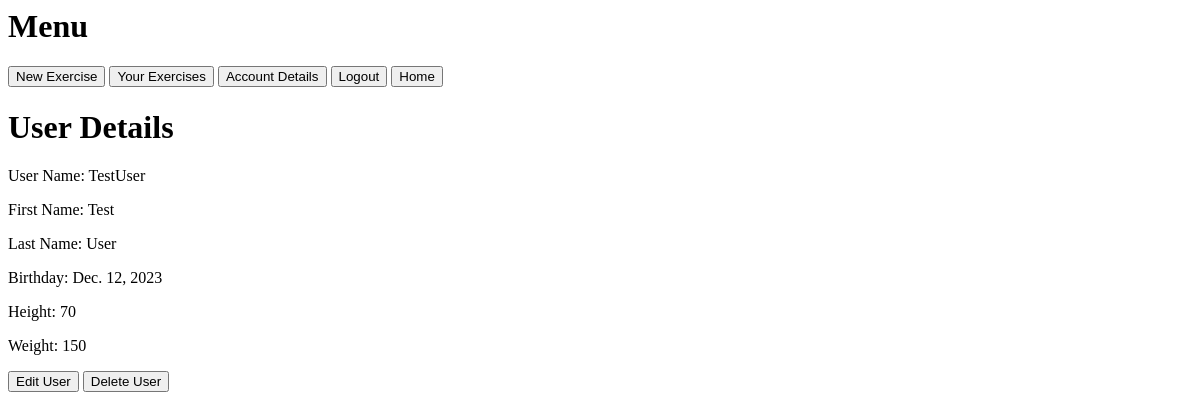
Page /activitymanager/7/user/ on the earlier database version.
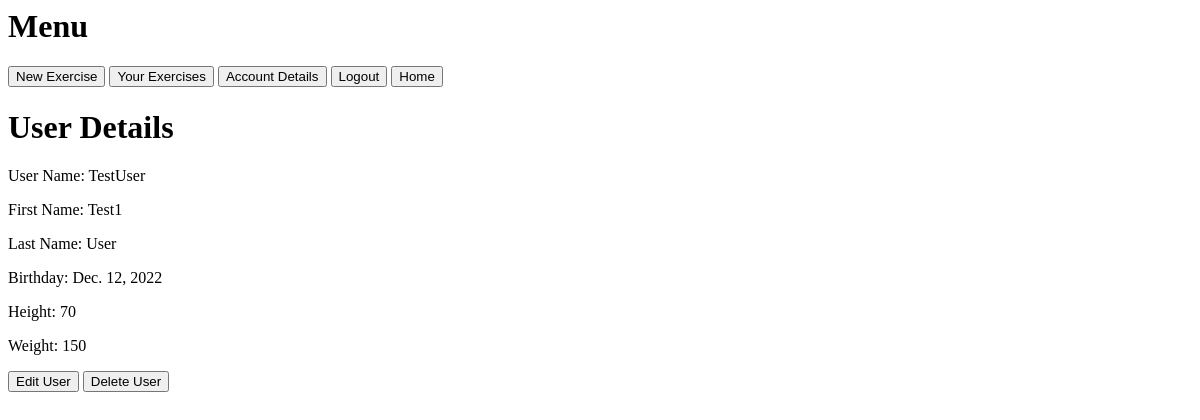
Same page on the later database version.
### activitymanager/models.py (models this page shows, shortened)
class User(models.Model):
    user_id = models.BigAutoField(primary_key=True)
    user_name = models.CharField(max_length=100)
    user_password = models.CharField(max_length=100)
    first_name = models.CharField(max_length=100)
    last_name = models.CharField(max_length=100)
    user_birthday = models.DateField()
    user_height = models.IntegerField()
    user_weight = models.IntegerField()

### activitymanager/views.py (the view)
# urls.py: path("<int:user_id>/user/",views.web_user_detail,name="user_detail"),
def web_user_detail(request, user_id):
    user = get_object_or_404(User,user_id=user_id)
    return render(request, 'activitymanager/user_detail.html',{'user': user})

### activitymanager/templates/activitymanager/user_detail.html (shortened to what this page needs)
<html lang="en">
<head>
</head>
<body>
    <h1>Menu</h1>
    <a href="{% url 'activitymanager:new_exercise' user_id=user.user_id %}"><button>New Exercise</button></a>
    <a href="{% url 'activitymanager:all_exercises' user.user_id %}"><button>Your Exercises</button></a>
    <a href="{% url  'activitymanager:user_detail' user.user_id%}"><button>Account Details</button></a>
    <a href="{% url 'activitymanager:login' %}"><button>Logout</button></a>
    <a href="{% url 'activitymanager:home' user_id=user.user_id %}"><button>Home</button></a>
    <h1>User Details</h1>
    <p>User Name: {{ user.user_name }}</p>
    <p>First Name: {{ user.first_name }}</p>
    <p>Last Name: {{ user.last_name }}</p>
    <p>Birthday: {{ user.user_birthday }}</p>
    <p>Height: {{ user.user_height }}</p>
    <p>Weight: {{ user.user_weight }}</p>
     <a href="{% url  'activitymanager:edit_user' user.user_id %}"><button>Edit User</button></a>
     <a href="{% url  'activitymanager:delete_user' user.user_id %}"><button>Delete User</button</a>
</body>
</html>

Differences in the rows shown:
changed User "TestUser": first_name "Test" → "Test1"; user_birthday "Dec. 12, 2023" → "Dec. 12, 2022"
